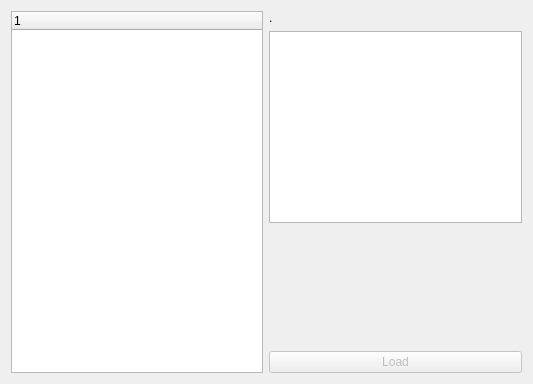
<?xml version="1.0" encoding="UTF-8"?>
<ui version="4.0">
 <class>Turtle::LibraryBrowser</class>
 <widget class="QWidget" name="Turtle::LibraryBrowser">
  <property name="geometry">
   <rect>
    <x>0</x>
    <y>0</y>
    <width>533</width>
    <height>384</height>
   </rect>
  </property>
  <property name="windowTitle">
   <string>Library Browser</string>
  </property>
  <layout class="QHBoxLayout" name="horizontalLayout">
   <item>
    <widget class="QTreeWidget" name="documentView">
     <column>
      <property name="text">
       <string notr="true">1</string>
      </property>
     </column>
    </widget>
   </item>
   <item>
    <layout class="QVBoxLayout" name="verticalLayout">
     <item>
      <widget class="QLabel" name="pictureLabel">
       <property name="text">
        <string>.</string>
       </property>
      </widget>
     </item>
     <item>
      <widget class="QPlainTextEdit" name="descriptionField">
       <property name="font">
        <font>
         <family>Courier</family>
        </font>
       </property>
       <property name="readOnly">
        <bool>true</bool>
       </property>
      </widget>
     </item>
     <item>
      <spacer name="verticalSpacer">
       <property name="orientation">
        <enum>Qt::Vertical</enum>
       </property>
       <property name="sizeHint" stdset="0">
        <size>
         <width>20</width>
         <height>40</height>
        </size>
       </property>
      </spacer>
     </item>
     <item>
      <widget class="QPushButton" name="loadButton">
       <property name="enabled">
        <bool>false</bool>
       </property>
       <property name="text">
        <string>Load</string>
       </property>
      </widget>
     </item>
    </layout>
   </item>
  </layout>
 </widget>
 <resources/>
 <connections/>
</ui>
